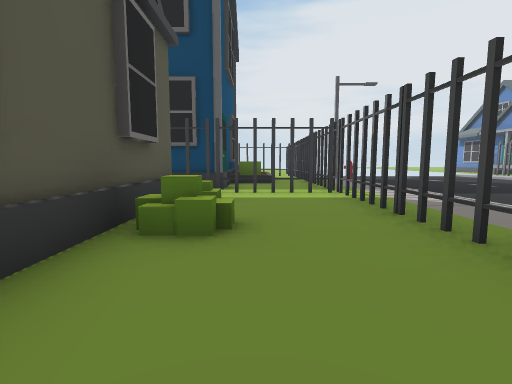
[1] (above)

20 first-person views from a walk through a Unity game level. The camera is 1.3 m above the floor, tilts 6° down and sees 85° across. The floor is counted in squares, 2 m on a side. Each view is taken from the middle of a square. On the plan, view 1 faces up. The plan holds only what a view shows up to about 9 squares ahead; the rest is blank. The place goes on beyond the plan. The player character is not drawn.

[2]
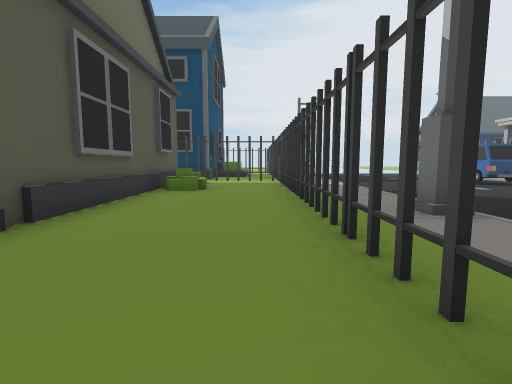

[3]
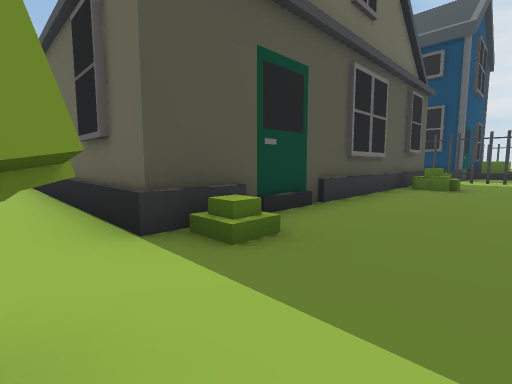

[4]
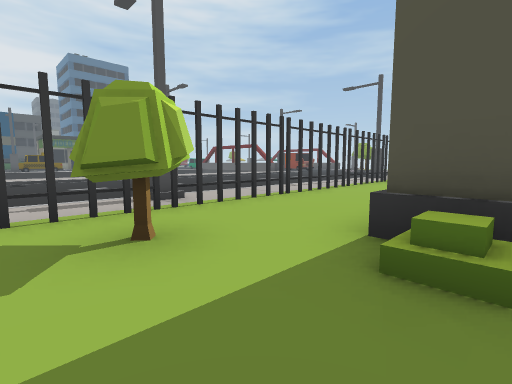

[5]
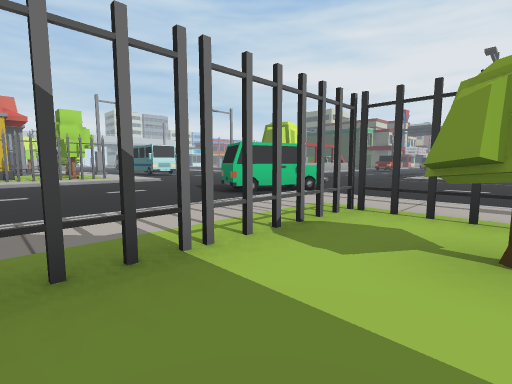

[6]
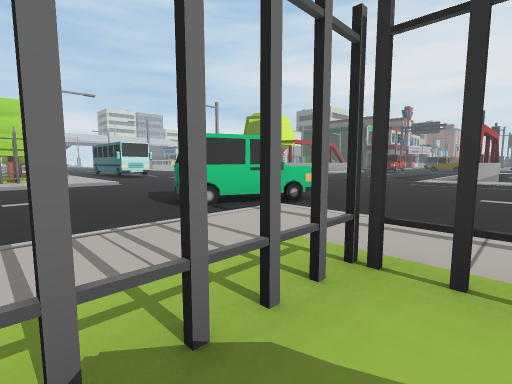

[7]
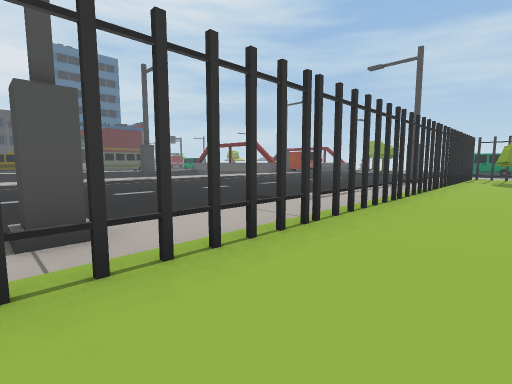

[8]
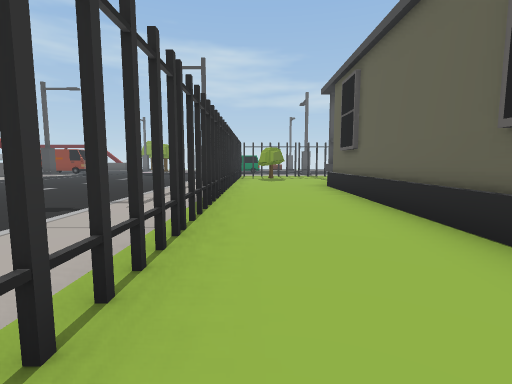

[9]
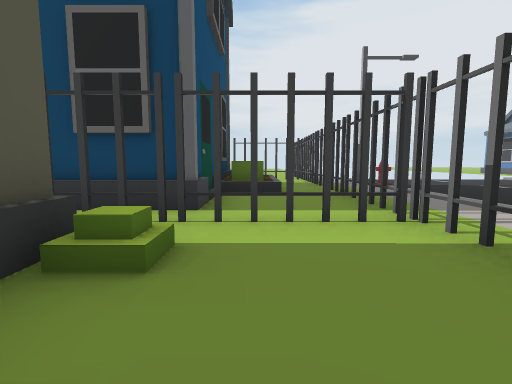

[10]
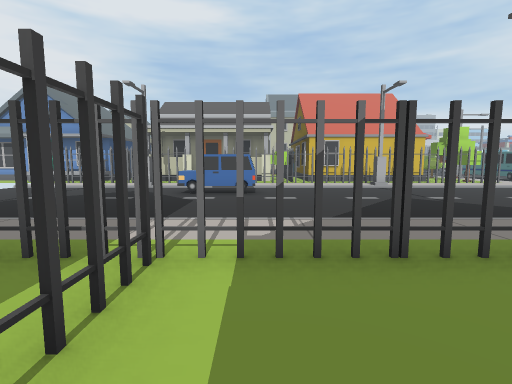

[11]
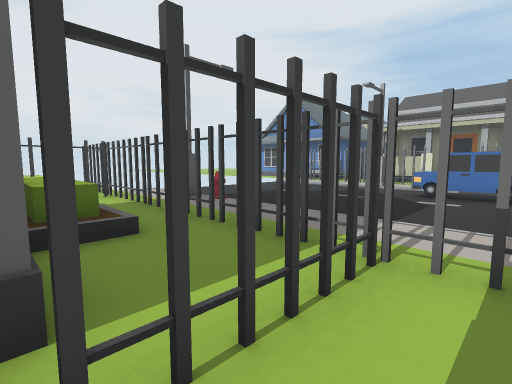

[12]
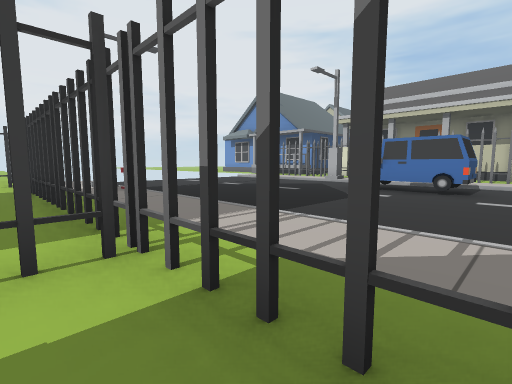

[13]
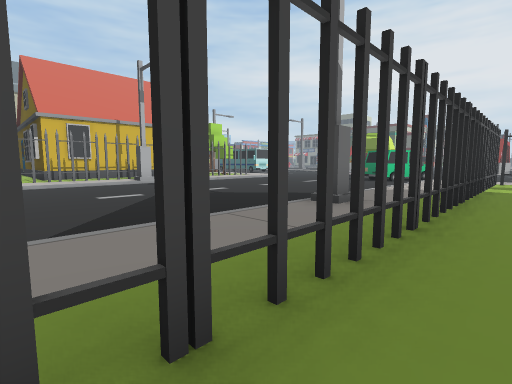

[14]
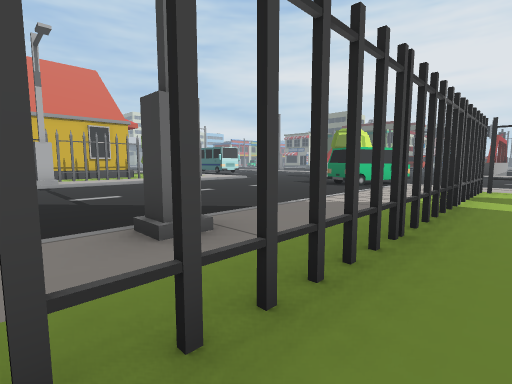

[15]
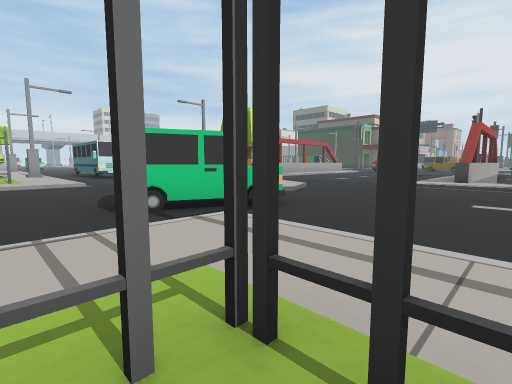

[16]
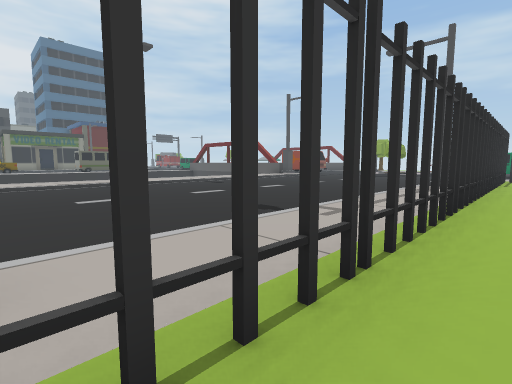

[17]
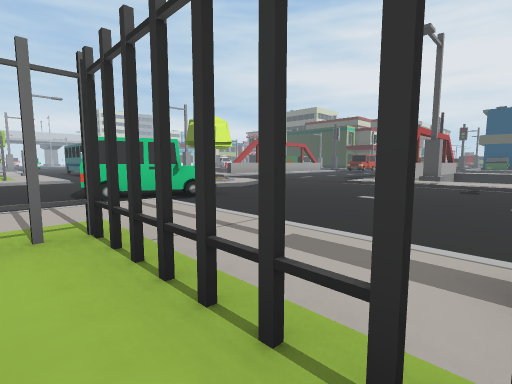

[18]
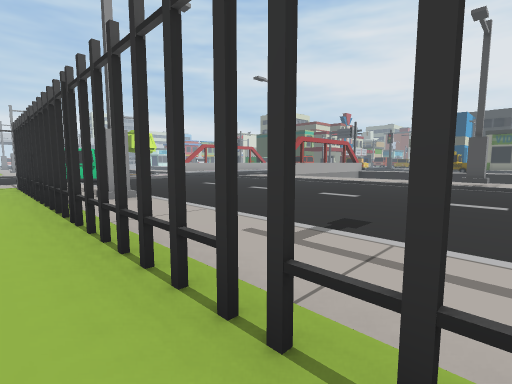

[19]
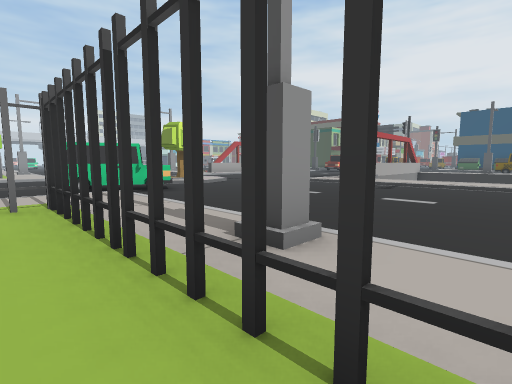

[20]
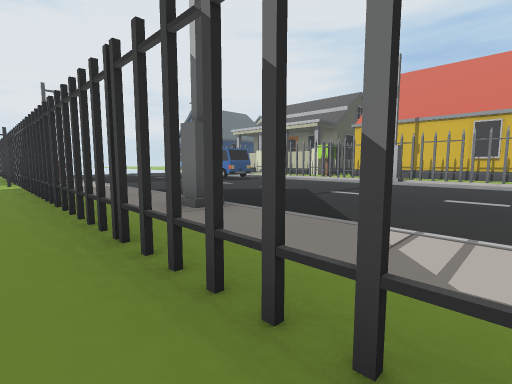

### Floor plan
Key: @ floor where view 1 was taken; # wall or solid block; x gap in a wall; . main floor; : floor 0.25 m higher than the main floor; / step, stairs or slope; = window, fence, low wall or low ledge; ^ raised ledge; T thing the floor can be seen under or through; B bush; C car; R tree; O other object.
Columns run from 7 left of view 1 to 13 right of it. Each row starts with its distance up from view 1.
 15          #
 14        ###
 13         :#:
 12       #O:#//...
 11       #O:#:O....
 10       #O:#:/....
  9       #O:#:/.....
  8       #::#:/.....
  7     ###::#:/....CC/
  6      #TTT::/....C./
  5      #/::#:/....C./:#
  4      #:::x:/....../ #
  3      #B::x:/....../:#
  2      #:::#:/....../:
  1      #:::#:/....../
  0      #:@:#//......#
 -1      #:::#:/....../
 -2      #:::x:/....../:
 -3      #=::#:/....../:#
 -4 ######:::#:/....../:
 -5 :::::::R:#:/....../
 -6 :::::::R:x:/....../:R
 -7 #:TTTTT:##:/....../::
 -8 ::::::T::::/CC..../:
 -9 ...........CC  ....
-10 ............C.
-11 ............./
-12 .............:R
-13 ............./
-14 ..............
-15 .............
-16  #::::::#::
-17  :::::::::^

Positions as (right, up) in squares from view 1, and headings:
1: (0, 0), facing up
2: (1, -4), facing up
3: (1, -5), facing up-left
4: (1, -3), facing down-left
5: (0, -3), facing down-right
6: (1, -5), facing down-right
7: (-1, -5), facing down-left
8: (-1, -6), facing left
9: (0, 3), facing up
10: (-1, 5), facing right
11: (-1, 5), facing up-right
12: (1, 4), facing up-right
13: (1, 4), facing down-right
14: (1, 1), facing down-right
15: (1, -6), facing down-right
16: (-2, -6), facing down-left
17: (-1, -6), facing down-right
18: (-7, -6), facing down-right
19: (-3, -6), facing down-right
20: (1, -4), facing up-right
